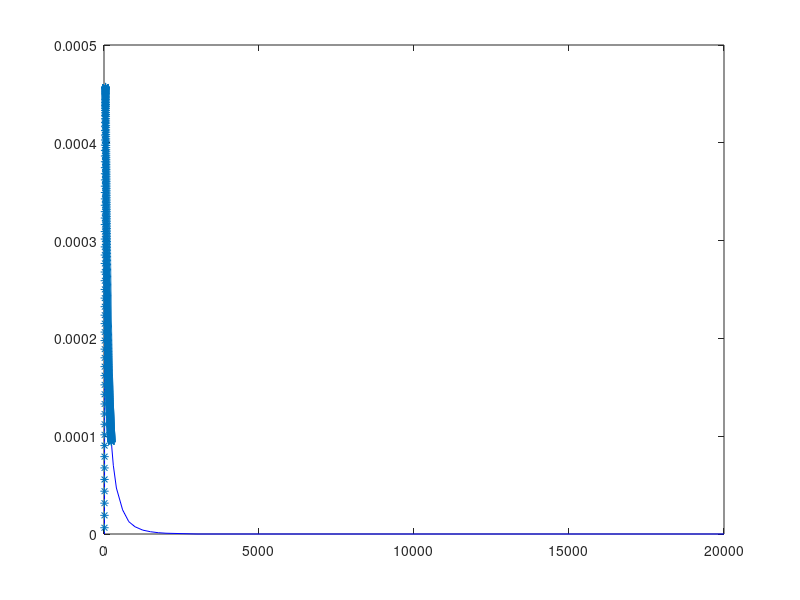

Reproduce this figure in MATLAB. (Note: this script raises an error after producing the figure.)
%% INFORMATION
%  author: Tony Saad
%  date:   April 1, 2014
%
% Given a turbulent energy spectrum, this script generates a random
% velocity field that produces the input spectrum up to a certain wave
% number limit. This wave number limit is determined by the grid size
%
% The method used to generate the data is based on Lars Davidson's work for
% generating inlet turbulence. This code is loosly based on code obtained
% from his website, and can be found here: 
% http://www.tfd.chalmers.se/~lada/projects/inlet-boundary-conditions//proright.html#starten
% and here:
% http://www.tfd.chalmers.se/~lada/projects/inlet-boundary-conditions//synt_main.m
%
% This version of the script extends the method to 3D and uses more
% efficient matlab matrix-vector multiplication.
%
% Literature:
%
% L. Davidson, "Using Isotropic Synthetic Fluctuations as Inlet Boundary Conditions for Unsteady
% Simulations", "Advances and Applications in Fluid Mechanics",
% Vol 1, No  =1, pp. 1-35, 2007
%
% L. Davidson, "HYBRID LES-RANS:  Inlet Boundary Conditions for Flows With Recirculation",
% "Advances in Hybrid RANS-LES Modelling",
% Notes on Numerical Fluid Mechanics and Multidisciplinary Design,
% Springer Verlag, pp. 55-66, Vol. 97, 2008.
%
% L. Davidson, "Hybrid LES-RANS: Inlet Boundary Conditions for Flows Including Recirculation",
% 5th International Symposium on Turbulence and Shear Flow Phenomena,
% Vol. 2, pp. 689-694, Munich, Germany, 2007.

%% Main program
close all
clear all

% load an experimental specturm. Alternatively, specify it via a function call
load cbc_spectrum.txt         % cbc classic dataset
kcbc=cbc_spectrum(:,1)*100; 
ecbc=cbc_spectrum(:,2)*1e-6; 

%% USER INPUT
%%%%%%%%%%%%%%%%%%%%%%%%%%%%%%%%%%%%%%%%%%%%%%%%%%%%%%%%%%%%%%%%%%%%%%%%%%%
% ##     ##  ######  ######## ########     #### ##    ## ########  ##     ## ######## 
% ##     ## ##    ## ##       ##     ##     ##  ###   ## ##     ## ##     ##    ##    
% ##     ## ##       ##       ##     ##     ##  ####  ## ##     ## ##     ##    ##    
% ##     ##  ######  ######   ########      ##  ## ## ## ########  ##     ##    ##    
% ##     ##       ## ##       ##   ##       ##  ##  #### ##        ##     ##    ##    
% ##     ## ##    ## ##       ##    ##      ##  ##   ### ##        ##     ##    ##    
%  #######   ######  ######## ##     ##    #### ##    ## ##         #######     ##    
%%%%%%%%%%%%%%%%%%%%%%%%%%%%%%%%%%%%%%%%%%%%%%%%%%%%%%%%%%%%%%%%%%%%%%%%%%%

%set the number of modes.
nmodes =500; 

% file name base
fNameBase = 'cbc134_uvw';

%generate staggered velocities
enableIO = true;

%Lx = 9*2*pi/100; % domain size in the x direction
%Ly = 9*2*pi/100; % domain size in the y direction
%Lz = 9*2*pi/100; % domain size in the z direction
% input domain size in the x, y, and z directions
Lx = 2*pi/15;
Ly = 2*pi/15;
Lz = 2*pi/15;

% input number of cells (cell centered control volumes)
nx = 32;         % number of cells in the x direction
ny = 32;         % number of cells in the y direction
nz = 32;         % number of cells in the z direction

% enter the smallest wavenumber represented by this spectrum
wn1 = 15; %determined here from cbc spectrum properties

%% grid generation
% generate cell centered x-grid
dx = Lx/nx;
xc = dx/2 + (0:nx-1)*dx;

% generate cell centered y-grid
dy = Ly/ny;
yc = dy/2 + (0:ny-1)*dy;

% generate cell centered z-grid
dz = Lz/nz;
zc = dz/2 + (0:nz-1)*dz; % cell centered coordinates

%% START THE FUN!
tic
wn=zeros(nmodes,1); % wave number array

% compute random angles
psi   = 2*pi.*rand(nmodes,1);
phi   = 2*pi.*rand(nmodes,1);
alfa  = 2*pi.*rand(nmodes,1);
theta = pi.*rand(nmodes,1);
%ang  = rand(nmodes,1);
%theta = acos(1 - ang./0.5);

% highest wave number that can be represented on this grid
wnn = max(pi/dx, max(pi/dy, pi/dz));
display(['I will generate data up to wave number: ', num2str(wnn)]);
% wavenumber step
dk = (wnn-wn1)/nmodes;

% wavenumber at faces
wnf = wn1 + [0:nmodes].*dk;   

% wavenumber at cell centers
wn = wn1 + 0.5*dk + [0:nmodes-1].*dk;
wn = wn';
dkn = ones(nmodes,1).*dk;

%   wavenumber vector from random angles   
kx = sin(theta).*cos(phi).*wn;
ky = sin(theta).*sin(phi).*wn;
kz = cos(theta).*wn;

% sigma is the unit direction which gives the direction of the synthetic
% velocity field
sxm = cos(phi).*cos(theta).*cos(alfa) - sin(phi).*sin(alfa);
sym = sin(phi).*cos(theta).*cos(alfa) + cos(phi).*sin(alfa);
szm = -sin(theta).*cos(alfa);   

% another way of computing sigma. The previous method seems to give better
% results
% sxm = cos(phi).*cos(theta).*cos(alfa) - sin(phi).*sin(alfa).*cos(theta);
% sym = sin(phi).*cos(theta).*cos(alfa) + cos(phi).*sin(alfa).*cos(theta);
% szm = -sin(theta).*cos(alfa);   

% verify that the wave vector and sigma are perpendicular
kk = kx.*sxm + ky.*sym + kz.*szm;
disp('Orthogonality of k and sigma (divergence in wave space):');
disp(norm(kk));

% get the modes   
km = sqrt(kx.^2 + ky.^2 + kz.^2);

% now create an interpolant for the spectrum. this is needed for
% experimentally-specified spectra
espec = interp1(kcbc,ecbc,km,'cubic');
plot(kcbc,ecbc,'b')
hold on
plot(km,espec,'*')
   
um = 2.*sqrt(espec.*dkn);
u_ = zeros(nx,ny,nz);
v_ = zeros(nx,ny,nz);
w_ = zeros(nx,ny,nz);

% now loop through the grid
for k=1:nz
    for j=1:ny
        for i=1:nx
            % for every grid point (i,j,k) do the fourier summation 
            arg = kx.*xc(i) + ky.*yc(j) + kz.*zc(k) - psi;  
            bm = um.*cos(arg);              
            u_(i,j,k) = sum(bm.*sxm);  
            v_(i,j,k) = sum(bm.*sym);  
            w_(i,j,k) = sum(bm.*szm);
        end
    end
end
display(['Done generating fluctuations. It took me ' , num2str(toc), 's']);

%% CALCULATE TURBULENT KE SPECTRUM TO MAKE SURE THINGS MAKE SENSE
[wn,vt]=tke_spectrum(u_,v_,w_,Lx, Ly, Lz); 
% plot the energy spectrum
figure(3)
n = round((nx*ny*nz)^(1/3));
loglog(wn(1:n-1),vt(1:n-1),'*-r');
hold on
loglog(kcbc,ecbc,'k');

%% CONVERT TO STAGGERED GRID - IF NECESSARY
u = zeros(nx+1,ny,nz);
v = zeros(nx,ny+1,nz);
w = zeros(nx,ny,nz+1);

for i=1:nx-1
    u(i+1,:,:) = 0.5*(u_(i+1,:,:) + u_(i,:,:));    
end
% set periodic condition
u(1,:,:) = 0.5*(u_(1,:,:) + u_(nx,:,:));
u(nx+1,:,:) = 0.5*(u_(1,:,:) + u_(nx,:,:));

for j=1:ny-1
    v(:,j+1,:) = 0.5*(v_(:,j+1,:) + v_(:,j,:));    
end
% set periodic condition
v(:,1,:) = 0.5*(v_(:,1,:) + v_(:,ny,:));
v(:,ny+1,:) = 0.5*(v_(:,1,:) + v_(:,ny,:));

for k=1:nz-1
    w(:,:,k+1) = 0.5*(w_(:,:,k+1) + w_(:,:,k));    
end
% set periodic condition
w(:,:,1) = 0.5*(w_(:,:,1) + w_(:,:,nz));
w(:,:,nz+1) = 0.5*(w_(:,:,1) + w_(:,:,nz));

%% PLOT A FEW THINGS TO SATISFY THE EYES
figure(2)
contourf(u_(:,:,1),10);

%% COMPUTE DIVERGENCE
% Note: I don't know why I am getting non-zero divergence here although the
% orthogonality condition for divergence (k.sigma = 0) is satisfied.
% div=zeros(nx,ny,nz);
% for k=1:nz
%     for j=1:ny
%         for i=1:nx
%             div(i,j,k) = div(i,j,k) + (u(i+1,j,k) - u(i,j,k))/dx + (v(i,j+1,k) - v(i,j,k))/dy + (w(i,j,k+1) - w(i,j,k))/dz;
%         end
%     end
% end
% divn = reshape(div,nx*ny*nz,1);
% disp('Divergence:');
% disp(norm(divn));

%% WRITE TO DISK
% u velocity

if(enableIO)

    uFileName = strcat(fNameBase,'_u');
    uFileID = fopen(uFileName,'w');

    nt = (nx+1)*ny*nz;
    xx = zeros(nx+1,ny,nz);
    yx = zeros(nx+1,ny,nz);
    zx = zeros(nx+1,ny,nz);
    for k=1:nz
        for j=1:ny
            for i=1:nx+1
                xx(i,j,k) = (i-1)*dx;
                yx(i,j,k) = (j-1)*dy + dy/2;
                zx(i,j,k) = (k-1)*dz + dz/2;
            end
        end
    end

    xx = reshape(xx,1,nt);
    yx = reshape(yx,1,nt);
    zx = reshape(zx,1,nt);
    u = reshape(u,1,nt);
    A=[xx;yx;zx;u];

    % tic
    % xx1=(0:nx)*dx;
    % xx1=repmat(xx1,1,ny*nz);
    % 
    % yx1 = dy/2 + (0:ny-1)*dy;
    % yx1 = yx1';
    % yx1 = repmat(yx1,1,nx+1);
    % yx1=yx1';
    % yx1 = repmat(yx1,[1,1,nz]);
    % yx1 = reshape(yx1,1,nt);
    % 
    % 
    % zx1 = ones(nx+1,ny).*dz/2;
    % 
    % zx1 = repmat(zx1,1,nx+1);
    % %zx1 = zx1';
    % zx1 = repmat(zx1,[1,1,nz]);
    % zx1 = reshape(zx1,1,nt);
    % A1=[xx1;yx1;zx1;u];
    % display(['Done generating secon xstaggered grid. It took me ' , num2str(toc), 's']);

    tic
    fprintf( uFileID,'%.16f %.16f %.16f %.16f\n',A );
    fclose(uFileID);
    clear xx yx zx
    gzip(uFileName);
    delete(uFileName);
    display(['Done writing data for u velocity. It took me ' , num2str(toc), 's']);

    %% WRITE TO DISK
    % v velocity
    vFileName = strcat(fNameBase,'_v');
    vFileID = fopen(vFileName,'w');

    nt = (ny+1)*nx*nz;
    xy = zeros(nx,ny+1,nz);
    yy = zeros(nx,ny+1,nz);
    zy = zeros(nx,ny+1,nz);

    for k=1:nz
        for j=1:ny + 1
            for i=1:nx
                xy(i,j,k) = (i-1)*dx + dx/2;
                yy(i,j,k) = (j-1)*dy;
                zy(i,j,k) = (k-1)*dz + dz/2;            
            end
        end
    end


    xy = reshape(xy,1,nt);
    yy = reshape(yy,1,nt);
    zy = reshape(zy,1,nt);
    v = reshape(v,1,nt);

    A=[xy;yy;zy;v];

    tic
    fprintf( vFileID,'%.16f %.16f %.16f %.16f\n',A );
    fclose(vFileID);
    clear xy yy zy
    gzip(vFileName);
    delete(vFileName);
    display(['Done writing data for v velocity. It took me ' , num2str(toc), 's']);

    %% WRITE TO DISK
    % w velocity
    wFileName = strcat(fNameBase,'_w');
    wFileID = fopen(wFileName,'w');

    nt = nx*ny*(nz+1);
    xz = zeros(nx,ny,nz+1);
    yz = zeros(nx,ny,nz+1);
    zz = zeros(nx,ny,nz+1);

    for k=1:nz + 1
        for j=1:ny
            for i=1:nx
                xz(i,j,k) = (i-1)*dx + dx/2;
                yz(i,j,k) = (j-1)*dy + dy/2;
                zz(i,j,k) = (k-1)*dz;
            end
        end
    end

    xz = reshape(xz,1,nt);
    yz = reshape(yz,1,nt);
    zz = reshape(zz,1,nt);
    w = reshape(w,1,nt);

    A=[xz;yz;zz;w];
    
    tic
    fprintf( wFileID,'%.16f %.16f %.16f %.16f\n',A );
    fclose(wFileID);
    clear xz yz zz A
    gzip(wFileName);
    delete(wFileName);
    display(['Done writing data for w velocity. It took me ' , num2str(toc), 's']);

end
